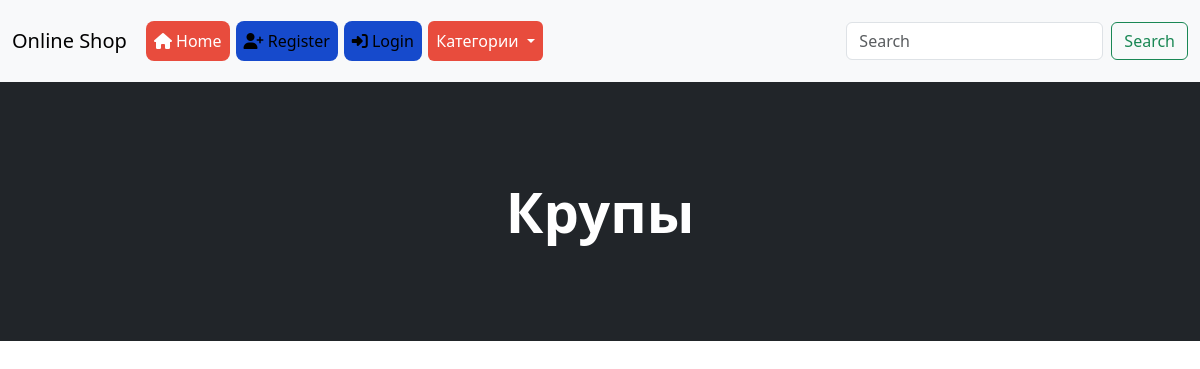
Before: /category/Крупы/ with the older database file.
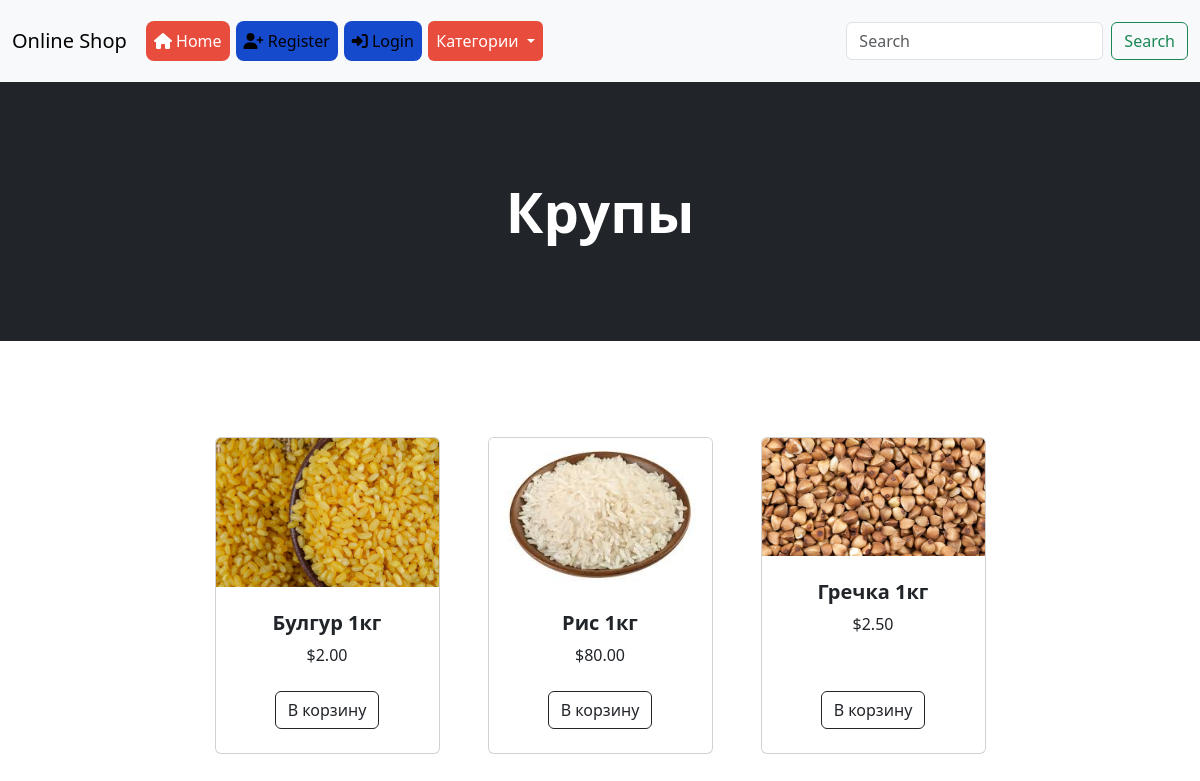
After: the same page with the newer database file.
### main/models.py (models this page shows, shortened)
class Item(models.Model):
    name = models.CharField(max_length=255)
    description = models.TextField()
    price = models.DecimalField(max_digits=10, decimal_places=2)
    stock = models.PositiveIntegerField()
    category = models.ManyToManyField('Category')
    image = models.ImageField(upload_to='products/', null=True, blank=True)
    created_date = models.DateTimeField(auto_now_add=True)
    updated_date = models.DateTimeField(auto_now=True)

### main/views.py (the view)
# urls.py: path('category/<str:category_name>/', view_products_by_category, name='view_products_by_category'),
def view_products_by_category(request, category_name):
    category = get_object_or_404(Category, name=category_name)
    page = int(request.GET.get("page", 1))  # Текущая страница
    neXt = page - 1
    print(page)
    items_on_page = 4  # Кол-во товаров на странице
    products = Item.objects.filter(category=category)
    page_count = len(products)//items_on_page + 1 if len(products) % items_on_page else len(products)//items_on_page  # Кол-во страниц товаров
    products = products[(page-1)*items_on_page: page*items_on_page]
    data = {
        'all_categories': Category.objects.all(),
        'category': category,
        'products': products,
        'page_count': page_count,
        'page': page + 1,
        'pages': list(range(1, page_count+1)),
        'next': neXt + 1,
        'back': page - 1
    }
    return render(request, 'main/Category.html', context=data)

### main/models.py (called while the page is built)
    def __str__(self):
        return self.name

### main/templates/main/Category.html (shortened to what this page needs)
{% extends 'main/header.html'%}
{% block body %}
    <header class="bg-dark py-5">
        <div class="container px-4 px-lg-5 my-5">
            <div class="text-center text-white">
                <h1 class="display-4 fw-bolder">{{ category }}</h1>
            </div>
        </div>
    </header>
    <section class="py-5">
            <div class="container px-4 px-lg-5 mt-5">
                <div class="row gx-4 gx-lg-5 row-cols-2 row-cols-md-3 row-cols-xl-4 justify-content-center">
                    {% for product in products %}
                    <div class="col mb-5">
                        <div class="card h-100">
                            {% if product.image %}
                                <img class="card-img-top" src="{{ product.image.url }}" alt="{{ product.name }}" />
                            {% endif %}
                            <div class="card-body p-4">
                                <div class="text-center">
                                    <h5 class="fw-bolder">{{ product.name }}</h5>
                                    ${{ product.price }}
                                </div>
                            </div>
                            <div class="card-footer p-4 pt-0 border-top-0 bg-transparent">
                                <div class="text-center"><a class="btn btn-outline-dark mt-auto" href="#">В корзину</a></div>
                            </div>
                        </div>
                    </div>
                    {% endfor %}
                </div>
            </div>
        </section>
{% endblock %}

Changed rows visible on the page:
now on this page (row edited): Item: image (picture), name "Булгур 1кг", price "2.00"
now on this page (row edited): Item: image (picture), name "Рис 1кг", price "80.00"
now on this page (row edited): Item: image (picture), name "Гречка 1кг", price "2.50"
